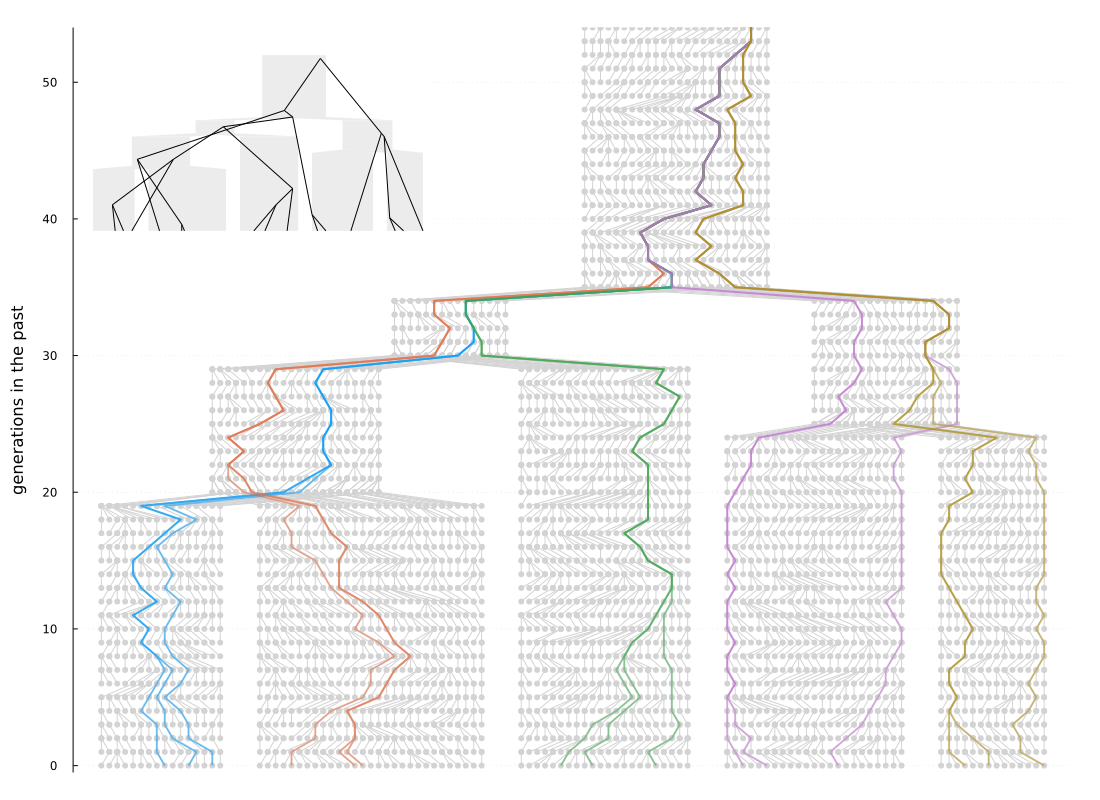

Write the Julia code that produced this figure.
using MSCSimPlot, Plots, NewickTree, StatsBase
theme(:default)

S = nw"(((A:20,B:20):10,C:30):5,(D:25,E:25):10);"
N = Dict(id(n)=>rand(10:30) for n in postwalk(S))
S.data.distance=20  # root branch

d = MSCSimPlot.msc_layout(S, N)
P, X = MSCSimPlot.get_ancestry(S, d)


p = plot(legend=false, size=(1200,900), gridstyle=:dot, xshowaxis=false,
         xticks=false, ylabel="generations in the past", ylim=(-0.5,Inf))
for x in P
    plot!(x, marker=4, color=:lightgray, markerstrokecolor=:lightgray)
end
paths = []
for (i,l) in enumerate(getleaves(S))
    xs, ys = d[id(l)]
    x0s = sample(xs, 3, replace=false)
    for x0 in x0s
        pth = MSCSimPlot.traceback(X, (x0,0))
        plot!(pth, color=i, lw=2, alpha=0.5)
        push!(paths, (pth, i))
    end
end
plot(p)


# make an inset of the species tree and gene tree
plot!(p,
    inset = (1, bbox(0.01, 0.03, 0.35, 0.25, :top, :left)),
    subplot = 1,
)
p2 = p[2]
MSCSimPlot.treeshape!(p2, S, d, color="#ECECEC", linealpha=0., legend=false, framestyle=:none)
pths = copy.(first.(paths))
for t=1:length(pths[1])
    coal = []
    for i=2:length(pths)
        for j=1:i-1
            if pths[i][t] == pths[j][t]
                push!(coal, (i, j, t))
            end
        end
    end
    todel = Int[]
    for (i,j,t) in coal
        plot!(p2, [pths[i][1], pths[i][t]], color=:black)
        plot!(p2, [pths[j][1], pths[j][t]], color=:black)
        pths[i][1] = pths[i][t]
        push!(todel, j)
    end
    deleteat!(pths, todel)
end

plot(p, margin=5mm)
